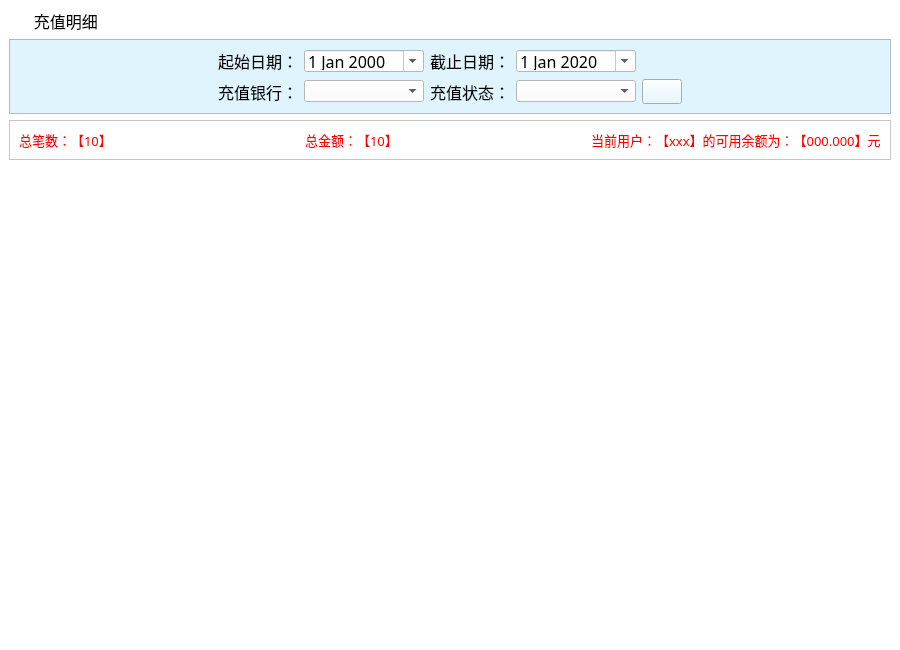
<?xml version="1.0" encoding="UTF-8"?>
<ui version="4.0">
 <class>zhye_ScrollArea</class>
 <widget class="QScrollArea" name="zhye_ScrollArea">
  <property name="geometry">
   <rect>
    <x>0</x>
    <y>0</y>
    <width>900</width>
    <height>650</height>
   </rect>
  </property>
  <property name="windowTitle">
   <string>ScrollArea</string>
  </property>
  <property name="styleSheet">
   <string notr="true">background-color: rgb(255, 255, 255);</string>
  </property>
  <property name="frameShape">
   <enum>QFrame::NoFrame</enum>
  </property>
  <property name="lineWidth">
   <number>0</number>
  </property>
  <property name="widgetResizable">
   <bool>true</bool>
  </property>
  <widget class="QWidget" name="scrollAreaWidgetContents">
   <property name="geometry">
    <rect>
     <x>0</x>
     <y>0</y>
     <width>900</width>
     <height>650</height>
    </rect>
   </property>
   <layout class="QGridLayout" name="gridLayout">
    <item row="0" column="0">
     <widget class="QLabel" name="label">
      <property name="font">
       <font>
        <family>微软雅黑</family>
        <pointsize>12</pointsize>
       </font>
      </property>
      <property name="styleSheet">
       <string notr="true">background-image: url(:/bg/images/mainframe/navigator.png);
background-repeat: no-repeat;</string>
      </property>
      <property name="text">
       <string>      充值明细</string>
      </property>
     </widget>
    </item>
    <item row="1" column="0">
     <widget class="QFrame" name="frame">
      <property name="styleSheet">
       <string notr="true">background-color: rgb(223, 244, 252);</string>
      </property>
      <property name="frameShape">
       <enum>QFrame::StyledPanel</enum>
      </property>
      <property name="frameShadow">
       <enum>QFrame::Raised</enum>
      </property>
      <layout class="QGridLayout" name="gridLayout_3">
       <item row="0" column="0">
        <spacer name="horizontalSpacer_8">
         <property name="orientation">
          <enum>Qt::Horizontal</enum>
         </property>
         <property name="sizeHint" stdset="0">
          <size>
           <width>175</width>
           <height>20</height>
          </size>
         </property>
        </spacer>
       </item>
       <item row="0" column="1">
        <widget class="QLabel" name="label_24">
         <property name="font">
          <font>
           <family>宋体</family>
           <pointsize>12</pointsize>
          </font>
         </property>
         <property name="text">
          <string>起始日期：</string>
         </property>
        </widget>
       </item>
       <item row="0" column="2">
        <widget class="QDateEdit" name="txiStartDate">
         <property name="minimumSize">
          <size>
           <width>0</width>
           <height>22</height>
          </size>
         </property>
         <property name="maximumSize">
          <size>
           <width>16777215</width>
           <height>22</height>
          </size>
         </property>
         <property name="font">
          <font>
           <family>宋体</family>
           <pointsize>12</pointsize>
          </font>
         </property>
         <property name="styleSheet">
          <string notr="true">background-color: rgb(255, 255, 255);
color: rgb(0, 0, 0);</string>
         </property>
         <property name="calendarPopup">
          <bool>true</bool>
         </property>
        </widget>
       </item>
       <item row="0" column="3">
        <widget class="QLabel" name="label_25">
         <property name="font">
          <font>
           <family>宋体</family>
           <pointsize>12</pointsize>
          </font>
         </property>
         <property name="text">
          <string>截止日期：</string>
         </property>
        </widget>
       </item>
       <item row="0" column="4">
        <widget class="QDateEdit" name="txiEndDate">
         <property name="minimumSize">
          <size>
           <width>0</width>
           <height>22</height>
          </size>
         </property>
         <property name="maximumSize">
          <size>
           <width>16777215</width>
           <height>22</height>
          </size>
         </property>
         <property name="font">
          <font>
           <family>宋体</family>
           <pointsize>12</pointsize>
          </font>
         </property>
         <property name="styleSheet">
          <string notr="true">background-color: rgb(255, 255, 255);
color: rgb(0, 0, 0);</string>
         </property>
         <property name="date">
          <date>
           <year>2020</year>
           <month>1</month>
           <day>1</day>
          </date>
         </property>
         <property name="calendarPopup">
          <bool>true</bool>
         </property>
        </widget>
       </item>
       <item row="0" column="6">
        <spacer name="horizontalSpacer_10">
         <property name="orientation">
          <enum>Qt::Horizontal</enum>
         </property>
         <property name="sizeHint" stdset="0">
          <size>
           <width>175</width>
           <height>20</height>
          </size>
         </property>
        </spacer>
       </item>
       <item row="1" column="0">
        <spacer name="horizontalSpacer_9">
         <property name="orientation">
          <enum>Qt::Horizontal</enum>
         </property>
         <property name="sizeHint" stdset="0">
          <size>
           <width>175</width>
           <height>22</height>
          </size>
         </property>
        </spacer>
       </item>
       <item row="1" column="1">
        <widget class="QLabel" name="label_23">
         <property name="font">
          <font>
           <family>宋体</family>
           <pointsize>12</pointsize>
          </font>
         </property>
         <property name="text">
          <string>充值银行：</string>
         </property>
        </widget>
       </item>
       <item row="1" column="2">
        <widget class="QComboBox" name="cbxBank">
         <property name="minimumSize">
          <size>
           <width>0</width>
           <height>22</height>
          </size>
         </property>
         <property name="maximumSize">
          <size>
           <width>16777215</width>
           <height>22</height>
          </size>
         </property>
         <property name="font">
          <font>
           <family>宋体</family>
           <pointsize>12</pointsize>
          </font>
         </property>
         <property name="styleSheet">
          <string notr="true">background-color: rgb(255, 255, 255);</string>
         </property>
        </widget>
       </item>
       <item row="1" column="3">
        <widget class="QLabel" name="label_22">
         <property name="font">
          <font>
           <family>宋体</family>
           <pointsize>12</pointsize>
          </font>
         </property>
         <property name="text">
          <string>充值状态：</string>
         </property>
        </widget>
       </item>
       <item row="1" column="4">
        <widget class="QComboBox" name="cbxStoredState">
         <property name="minimumSize">
          <size>
           <width>0</width>
           <height>22</height>
          </size>
         </property>
         <property name="maximumSize">
          <size>
           <width>16777215</width>
           <height>22</height>
          </size>
         </property>
         <property name="font">
          <font>
           <family>宋体</family>
           <pointsize>12</pointsize>
          </font>
         </property>
         <property name="styleSheet">
          <string notr="true">background-color: rgb(255, 255, 255);</string>
         </property>
        </widget>
       </item>
       <item row="1" column="5">
        <widget class="QPushButton" name="btnSearch">
         <property name="minimumSize">
          <size>
           <width>40</width>
           <height>25</height>
          </size>
         </property>
         <property name="maximumSize">
          <size>
           <width>40</width>
           <height>25</height>
          </size>
         </property>
         <property name="font">
          <font>
           <family>宋体</family>
           <pointsize>14</pointsize>
          </font>
         </property>
         <property name="styleSheet">
          <string notr="true">background-image: url(:/btn/images/mainframe/btn_cx.png);</string>
         </property>
         <property name="text">
          <string/>
         </property>
        </widget>
       </item>
       <item row="1" column="6">
        <spacer name="horizontalSpacer_11">
         <property name="orientation">
          <enum>Qt::Horizontal</enum>
         </property>
         <property name="sizeHint" stdset="0">
          <size>
           <width>175</width>
           <height>22</height>
          </size>
         </property>
        </spacer>
       </item>
      </layout>
     </widget>
    </item>
    <item row="2" column="0">
     <widget class="QFrame" name="frame_2">
      <property name="frameShape">
       <enum>QFrame::StyledPanel</enum>
      </property>
      <property name="frameShadow">
       <enum>QFrame::Raised</enum>
      </property>
      <layout class="QGridLayout" name="gridLayout_2">
       <item row="0" column="0">
        <widget class="QLabel" name="txt_rpt_total">
         <property name="font">
          <font>
           <family>宋体</family>
           <pointsize>10</pointsize>
          </font>
         </property>
         <property name="styleSheet">
          <string notr="true">color: rgb(255, 0, 0);</string>
         </property>
         <property name="text">
          <string>总笔数：【10】</string>
         </property>
        </widget>
       </item>
       <item row="0" column="1">
        <spacer name="horizontalSpacer_6">
         <property name="orientation">
          <enum>Qt::Horizontal</enum>
         </property>
         <property name="sizeHint" stdset="0">
          <size>
           <width>167</width>
           <height>20</height>
          </size>
         </property>
        </spacer>
       </item>
       <item row="0" column="2">
        <widget class="QLabel" name="txt_rpt_totoalMoney">
         <property name="font">
          <font>
           <family>宋体</family>
           <pointsize>10</pointsize>
          </font>
         </property>
         <property name="styleSheet">
          <string notr="true">color: rgb(255, 0, 0);</string>
         </property>
         <property name="text">
          <string>总金额：【10】</string>
         </property>
        </widget>
       </item>
       <item row="0" column="3">
        <spacer name="horizontalSpacer_7">
         <property name="orientation">
          <enum>Qt::Horizontal</enum>
         </property>
         <property name="sizeHint" stdset="0">
          <size>
           <width>166</width>
           <height>20</height>
          </size>
         </property>
        </spacer>
       </item>
       <item row="0" column="4">
        <widget class="QLabel" name="txt_rpt_info">
         <property name="font">
          <font>
           <family>宋体</family>
           <pointsize>10</pointsize>
          </font>
         </property>
         <property name="styleSheet">
          <string notr="true">color: rgb(255, 0, 0);</string>
         </property>
         <property name="text">
          <string>当前用户：【xxx】的可用余额为：【000.000】元</string>
         </property>
        </widget>
       </item>
      </layout>
     </widget>
    </item>
    <item row="3" column="0">
     <widget class="QTableWidget" name="tableWidget">
      <property name="styleSheet">
       <string notr="true">color: rgb(0, 0, 0);</string>
      </property>
      <property name="frameShape">
       <enum>QFrame::NoFrame</enum>
      </property>
      <property name="gridStyle">
       <enum>Qt::SolidLine</enum>
      </property>
     </widget>
    </item>
   </layout>
  </widget>
 </widget>
 <resources/>
 <connections/>
</ui>
